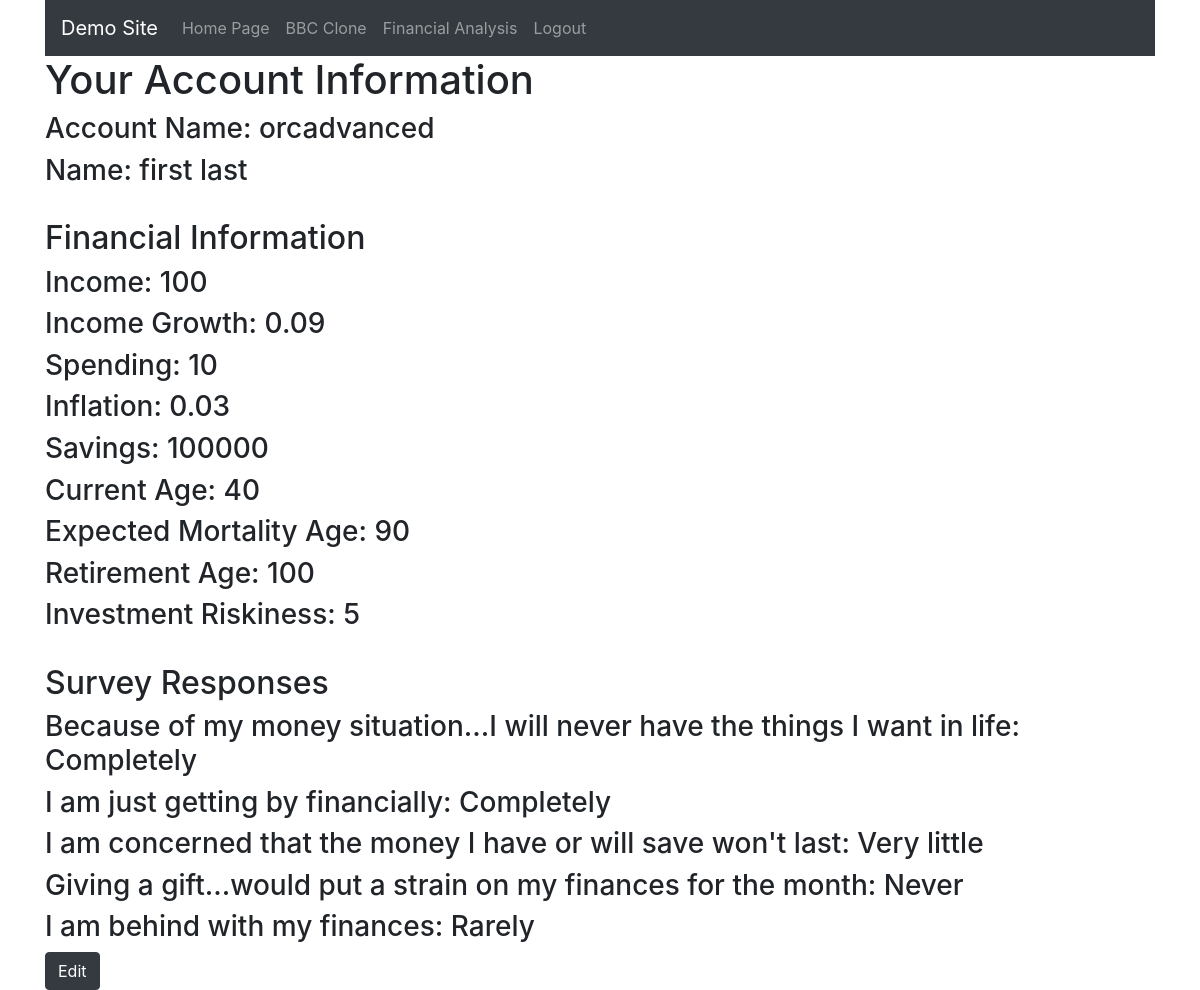
The app's page /finance/profile/orcadvanced/ (signed in) with its own data.
### finance/models.py (models this page shows, shortened)
class FinancialInfo(models.Model):
    user=models.OneToOneField(User, on_delete=models.CASCADE, related_name='financial_info')
    slug=models.SlugField(allow_unicode=True, null=True, default=None)
    income=models.PositiveIntegerField()
    income_growth=models.FloatField()
    spending=models.PositiveIntegerField()
    inflation=models.FloatField()
    savings=models.PositiveIntegerField()
    current_age=models.PositiveIntegerField()
    death_age=models.PositiveIntegerField()
    retirement_age=models.PositiveIntegerField()
    investment_risk_choices=[(1,'Extremely Safe'),
                             (3, 'Low Risk'),
                             (5, 'Moderate Risk'),
                             (7, 'Risky'),
                             (9, 'Very Risky')
                            ]
    investment_risk=models.PositiveIntegerField(choices=investment_risk_choices, default=1)
    FWB1_3_choices= list(zip(['Not at all','Very little','Somewhat','Very well','Completely','Refused'],['Not at all','Very little','Somewhat','Very well','Completely','Refused']))
    FWB1_5_choices= list(zip(['Not at all','Very little','Somewhat','Very well','Completely','Refused'],['Not at all','Very little','Somewhat','Very well','Completely','Refused']))
    FWB1_6_choices= list(zip(['Not at all','Very little','Somewhat','Very well','Completely','Refused'],['Not at all','Very little','Somewhat','Very well','Completely','Refused']))
    FWB2_1_choices= list(zip(['Never','Rarely', 'Sometimes', 'Often', 'Always', 'Refused'],['Never','Rarely', 'Sometimes', 'Often', 'Always', 'Refused']))
    FWB2_3_choices= list(zip(['Never','Rarely', 'Sometimes', 'Often', 'Always', 'Refused'],['Never','Rarely', 'Sometimes', 'Often', 'Always', 'Refused']))
    FWB1_3=models.CharField(max_length=300, choices=FWB1_3_choices, default='Refused')
    FWB1_5=models.CharField(max_length=300, choices=FWB1_5_choices, default='Refused')
    FWB1_6=models.CharField(max_length=300, choices=FWB1_6_choices, default='Refused')
    FWB2_1=models.CharField(max_length=300, choices=FWB2_1_choices, default='Refused')
    FWB2_3=models.CharField(max_length=300, choices=FWB2_3_choices, default='Refused')

### finance/views.py (the view)
# urls.py: path('profile/<slug>/',views.FinancialProfileView.as_view(),name='profile')
class FinancialProfileView(LoginRequiredMixin,DetailView):
    context_object_name='financial_info'
    model=FinancialInfo
    template_name='finance/profile.html'
    def get_context_data(self, **kwargs):
        context=super().get_context_data(**kwargs)
        for k,v in predictor_description.items():
            key=k+'_description'
            context[key]=str(v)
        return context

### finance/templates/finance/profile.html (shortened to what this page needs)
{% extends 'base.html' %}
{% block content_block %}
    <h1>Your Account Information</h1>
    <h3>Account Name: {{financial_info.user.username}}</h3>
    <h3>Name: {{financial_info.user.first_name}} {{financial_info.user.last_name}}</h3>
    <br>
    <h2>Financial Information</h2>
    <h3>Income: {{financial_info.income}}</h3>
    <h3>Income Growth: {{financial_info.income_growth}}</h3>
    <h3>Spending: {{financial_info.spending}}</h3>
    <h3>Inflation: {{financial_info.inflation}}</h3>
    <h3>Savings: {{financial_info.savings}}</h3>
    <h3>Current Age: {{financial_info.current_age}}</h3>
    <h3>Expected Mortality Age: {{financial_info.death_age}}</h3>
    <h3>Retirement Age: {{financial_info.retirement_age}}</h3>
    <h3>Investment Riskiness: {{financial_info.investment_risk}}</h3>
    <br>
    <h2>Survey Responses</h2>
    <h3>{{ FWB1_3_description}}: {{financial_info.FWB1_3}}</h3>
    <h3>{{ FWB1_5_description }}: {{financial_info.FWB1_5}}</h3>
    <h3>{{ FWB1_6_description }}: {{financial_info.FWB1_6}}</h3>
    <h3>{{ FWB2_1_description }}: {{financial_info.FWB2_1}}</h3>
    <h3>{{ FWB2_3_description }}: {{financial_info.FWB2_3}}</h3>
    <a href="{% url 'finance:update' slug=user.financial_info.slug %}" class='btn btn-dark'>Edit</a>
{% endblock %}

### records on screen
FinancialInfo: user.username "orcadvanced", user.first_name "first", user.last_name "last", income "100", income_growth "0.09", spending "10", inflation "0.03", savings "100000", current_age "40", death_age "90", retirement_age "100", investment_risk "5", FWB1_3 "Completely", FWB1_5 "Completely", FWB1_6 "Very little", FWB2_1 "Never", FWB2_3 "Rarely"

### other values on screen
{{ FWB1_3_description }} "Because of my money situation...I will never have the things I want in life"
{{ FWB1_5_description }} "I am just getting by financially"
{{ FWB1_6_description }} "I am concerned that the money I have or will save won't last"
{{ FWB2_1_description }} "Giving a gift...would put a strain on my finances for the month"
{{ FWB2_3_description }} "I am behind with my finances"
